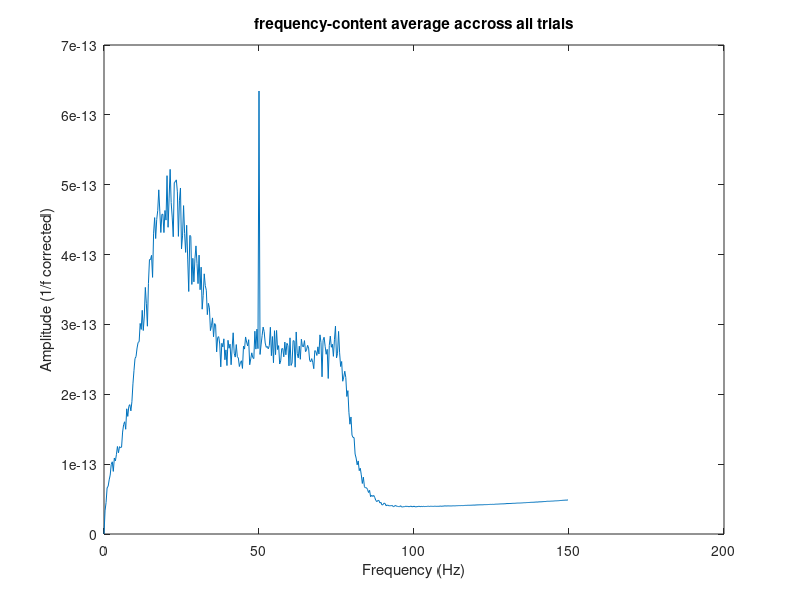

Write MATLAB code to recreate this figure.
%% 8.3
%% 8.3 - 1
load('tfr-data.mat');
%% 8.3 - 2 - CODE
freq = 1/(time(2)-time(1));
%% 8.3 - 2 - ANSWER
% the sampling frequency is 300hz
%% 8.3 - 3 
dfft = fft(data,[], 2);
%% 8.3 - 4
n=length(dfft);
T = n/freq;
df= 1/T;
f = 0:df:(freq-df); % frequency range
n=length(dfft);
n_cutoff = floor(n/2);
range = f(1:n_cutoff); % cut off the data at nyquist frequency
%% 8.3 - 4 ANSWER
% The associated frequency range is 300hz, nyquist frequency is then 150hz
%% 8.3 - 5
amplitude = abs(dfft)/n;
amplitude = 2 * amplitude(:,1:n_cutoff);
amplitude(:,1) = amplitude(:,1)/2;
%% 8.3 - 6
amp_mean = mean(amplitude);
plot(range, amp_mean);
xlabel('Frequency (Hz)');
ylabel('Amplitude');
title('frequency-content average accross all trials');
set(gcf, 'Position', [10,10,600,600]);
%% 8.3 - 7
new_amp_mean = amp_mean.*range;
plot(range, new_amp_mean);
xlabel('Frequency (Hz)');
ylabel('Amplitude (1/f corrected)');
title('frequency-content average accross all trials');
set(gcf, 'Position', [10,10,600,600]);
%% 8.3 - 7 - ANSWER
% the noise at the beginning of the spectrum seems to be gone, the rest of
% the graph is rescaled so now the highest peak is at 50hz
%% 8.3 - 8 
% the 50hz frequency occurs most frequently because of the power outlet
%% 8.3 - 9
% activity seems to occur in the bandwidth 0 to 80 but that seems to be
% comprised of 3 main bandwidths - 0 to 80 with moderate amplitude, 0-40
% with a huge peak in the middle, and the spike at 50hz